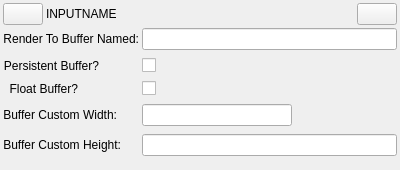
<?xml version="1.0" encoding="UTF-8"?>
<ui version="4.0">
 <class>JSONGUIPass</class>
 <widget class="QWidget" name="JSONGUIPass">
  <property name="geometry">
   <rect>
    <x>0</x>
    <y>0</y>
    <width>400</width>
    <height>170</height>
   </rect>
  </property>
  <property name="windowTitle">
   <string>Form</string>
  </property>
  <layout class="QVBoxLayout" name="verticalLayout">
   <property name="spacing">
    <number>3</number>
   </property>
   <property name="leftMargin">
    <number>3</number>
   </property>
   <property name="topMargin">
    <number>3</number>
   </property>
   <property name="rightMargin">
    <number>3</number>
   </property>
   <property name="bottomMargin">
    <number>3</number>
   </property>
   <item>
    <layout class="QGridLayout" name="gridLayout">
     <item row="0" column="0">
      <widget class="QPushButton" name="pushButton">
       <property name="sizePolicy">
        <sizepolicy hsizetype="Fixed" vsizetype="Fixed">
         <horstretch>0</horstretch>
         <verstretch>0</verstretch>
        </sizepolicy>
       </property>
       <property name="text">
        <string/>
       </property>
      </widget>
     </item>
     <item row="0" column="1">
      <widget class="QLabel" name="label">
       <property name="text">
        <string>INPUTNAME</string>
       </property>
       <property name="alignment">
        <set>Qt::AlignLeading|Qt::AlignLeft|Qt::AlignVCenter</set>
       </property>
      </widget>
     </item>
     <item row="0" column="2">
      <widget class="QPushButton" name="pushButton_2">
       <property name="sizePolicy">
        <sizepolicy hsizetype="Fixed" vsizetype="Fixed">
         <horstretch>0</horstretch>
         <verstretch>0</verstretch>
        </sizepolicy>
       </property>
       <property name="text">
        <string/>
       </property>
      </widget>
     </item>
    </layout>
   </item>
   <item>
    <layout class="QFormLayout" name="formLayout">
     <property name="fieldGrowthPolicy">
      <enum>QFormLayout::ExpandingFieldsGrow</enum>
     </property>
     <property name="verticalSpacing">
      <number>8</number>
     </property>
     <item row="0" column="0">
      <widget class="QLabel" name="label_2">
       <property name="minimumSize">
        <size>
         <width>75</width>
         <height>0</height>
        </size>
       </property>
       <property name="text">
        <string>Render To Buffer Named:</string>
       </property>
       <property name="alignment">
        <set>Qt::AlignRight|Qt::AlignTrailing|Qt::AlignVCenter</set>
       </property>
      </widget>
     </item>
     <item row="0" column="1">
      <widget class="QLineEdit" name="lineEdit"/>
     </item>
     <item row="1" column="0">
      <widget class="QLabel" name="label_3">
       <property name="minimumSize">
        <size>
         <width>75</width>
         <height>0</height>
        </size>
       </property>
       <property name="text">
        <string>Persistent Buffer?</string>
       </property>
       <property name="alignment">
        <set>Qt::AlignRight|Qt::AlignTrailing|Qt::AlignVCenter</set>
       </property>
      </widget>
     </item>
     <item row="2" column="0">
      <widget class="QLabel" name="label_4">
       <property name="minimumSize">
        <size>
         <width>75</width>
         <height>0</height>
        </size>
       </property>
       <property name="text">
        <string>Float Buffer?</string>
       </property>
       <property name="alignment">
        <set>Qt::AlignRight|Qt::AlignTrailing|Qt::AlignVCenter</set>
       </property>
      </widget>
     </item>
     <item row="3" column="0">
      <widget class="QLabel" name="label_5">
       <property name="minimumSize">
        <size>
         <width>75</width>
         <height>0</height>
        </size>
       </property>
       <property name="text">
        <string>Buffer Custom Width:</string>
       </property>
       <property name="alignment">
        <set>Qt::AlignRight|Qt::AlignTrailing|Qt::AlignVCenter</set>
       </property>
      </widget>
     </item>
     <item row="3" column="1">
      <widget class="QLineEdit" name="lineEdit_3">
       <property name="sizePolicy">
        <sizepolicy hsizetype="Fixed" vsizetype="Fixed">
         <horstretch>0</horstretch>
         <verstretch>0</verstretch>
        </sizepolicy>
       </property>
       <property name="minimumSize">
        <size>
         <width>150</width>
         <height>0</height>
        </size>
       </property>
      </widget>
     </item>
     <item row="4" column="0">
      <widget class="QLabel" name="label_6">
       <property name="minimumSize">
        <size>
         <width>75</width>
         <height>0</height>
        </size>
       </property>
       <property name="text">
        <string>Buffer Custom Height:</string>
       </property>
       <property name="alignment">
        <set>Qt::AlignRight|Qt::AlignTrailing|Qt::AlignVCenter</set>
       </property>
      </widget>
     </item>
     <item row="4" column="1">
      <widget class="QLineEdit" name="lineEdit_4"/>
     </item>
     <item row="1" column="1">
      <widget class="QCheckBox" name="checkBox">
       <property name="text">
        <string/>
       </property>
      </widget>
     </item>
     <item row="2" column="1">
      <widget class="QCheckBox" name="checkBox_2">
       <property name="text">
        <string/>
       </property>
      </widget>
     </item>
    </layout>
   </item>
  </layout>
 </widget>
 <resources/>
 <connections/>
</ui>
